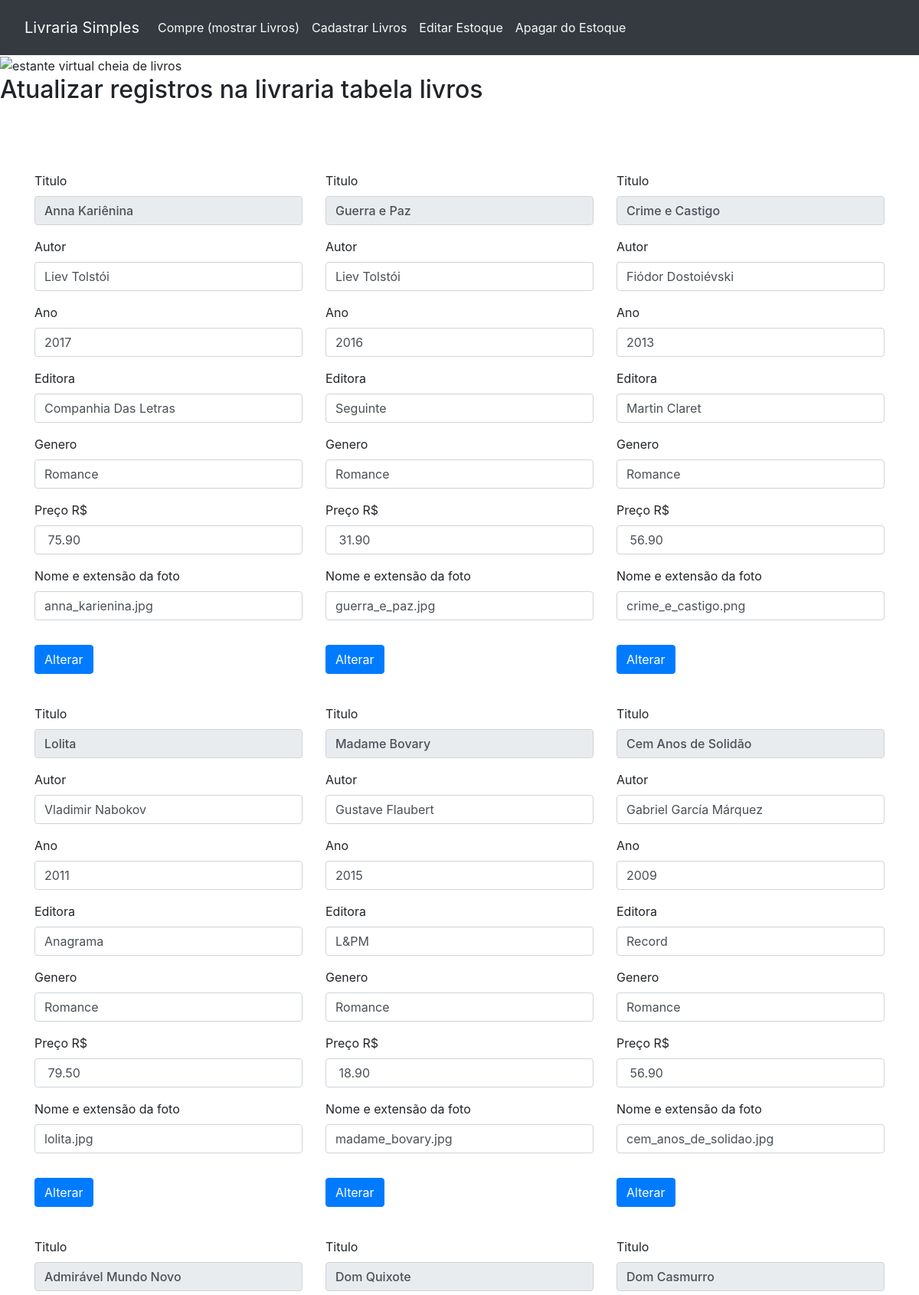
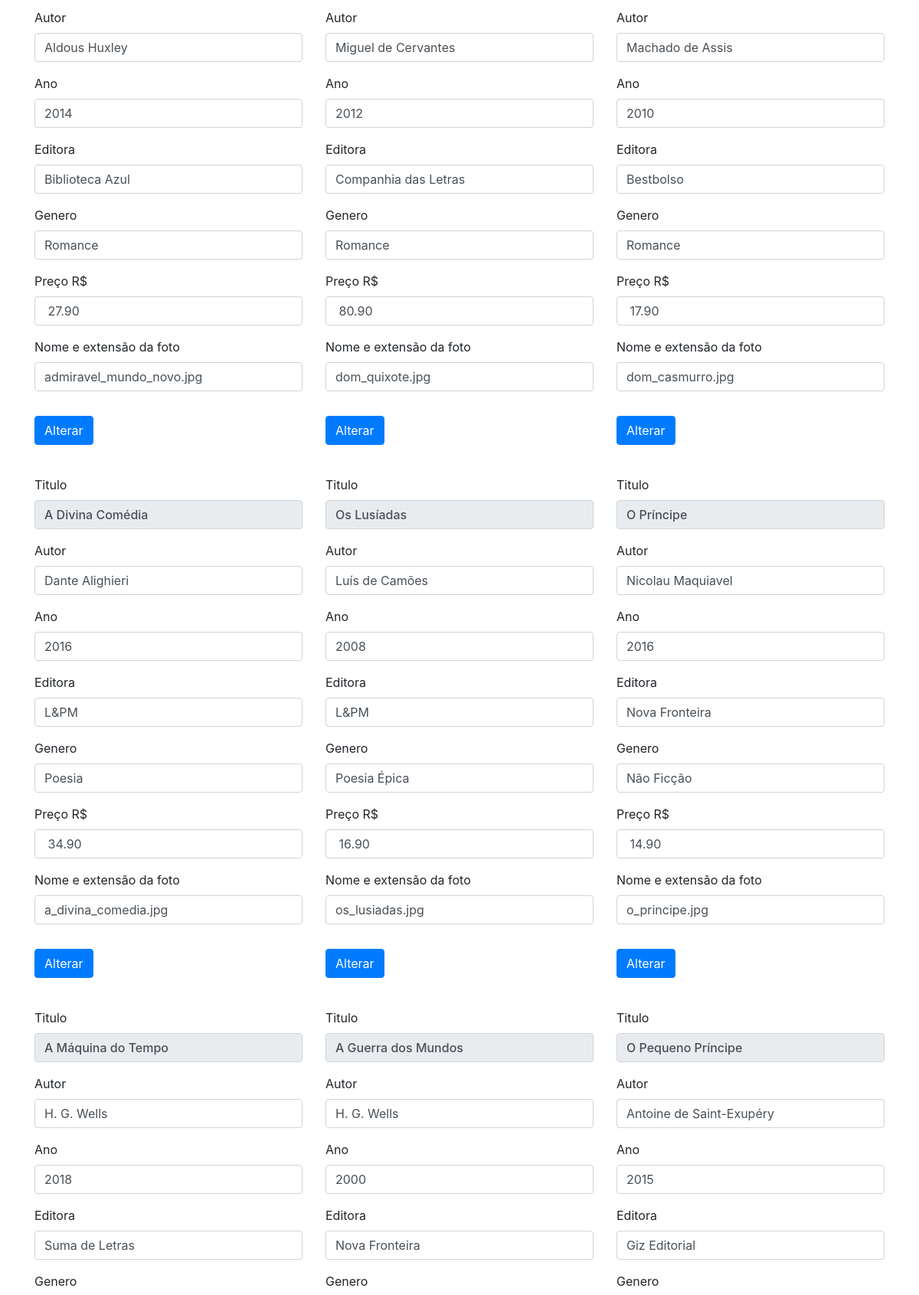
Page /editar-estoque.php (upper part) on the committed database (2 pictures, top to bottom).
### tables this page shows
CREATE TABLE `livros` (
  `id` int(10) NOT NULL,
  `titulo` varchar(255) NOT NULL,
  `autor` varchar(255) NOT NULL,
  `ano` int(4) NOT NULL,
  `editora` varchar(255) NOT NULL,
  `genero` varchar(255) NOT NULL,
  `preco` decimal(5,2) NOT NULL,
  `desconto` decimal(5,2) NOT NULL,
  `foto` varchar(255) NOT NULL,
  `descricao` varchar(2000) NOT NULL,
  `estoque` int(3) NOT NULL,
  `isbn` varchar(13) NOT NULL
);

### editar-estoque.php (the view, shortened to what this page needs)
<!doctype html>
<html>
	<head>
        <link rel="stylesheet" href="https://maxcdn.bootstrapcdn.com/bootstrap/4.1.3/css/bootstrap.min.css">
        <link rel="stylesheet" type="text/css" href="estilo.css">
	</head>
	<body>
                <header class="container_fluid">
                <nav class="navbar navbar-expand-lg navbar-light bg-dark">
                <nav class="navbar navbar-expand-lg navbar-light bg-dark">
                    <a class="navbar-brand text-light" href="gerenciador.php">Livraria Simples</a>
                        <div class="collapse navbar-collapse" id="navbarNav">
                                <ul class="navbar-nav">
                                <li class="nav-item active">
                                    <a class="nav-link text-light" href="select.php">Compre (mostrar Livros)</a>
                                </li>
                                <li class="nav-item">
                                    <a class="nav-link text-light" href="cadastro-de-registro.php">Cadastrar Livros</a>
                                </li>
                                <li class="nav-item">
                                    <a class="nav-link text-light" href="editar-estoque.php">Editar Estoque</a>
                                </li>
                                <li class="nav-item">
                                    <a class="nav-link text-light" href="apagar-estoque.php">Apagar do Estoque</a>
                                </li>
                                </ul>
                        </div>
                </nav>
            </header>
    <div class="container-fluid">
        <img src="imagens/tema-livraria-2600.jpg" alt="estante virtual cheia de livros" class="ml-0">
    </div>
    <div><h2>Atualizar registros na livraria tabela livros</h2></div>
        <div class="container mt-5">
        <div class="row">
                    <?php
                    require_once 'conexao.php';
                    $sql = "SELECT id, titulo, autor, ano, editora, genero, preco, foto FROM livros";
                    $result = mysqli_query($conn, $sql);
                    if (mysqli_num_rows($result) > 0) {
                        while($row = mysqli_fetch_assoc($result)) {
                    ?>
                        <div class="col-md-4 mt-4 align-self-xl-stretch p-7">
                                    <form method="post" action="update.php">
                                            <div class="form-group">
                                                <span >
                                                    <label for="titulo"> Titulo </label>
                                                </span>
                                                <br />
                                                <span>
                                                    <input type="text" class="form-control h2" value="<?php echo $row['titulo']; ?>" disabled />
                                                </span>
                                            </div>
                                            <div class="form-group">
                                                <span>
                                                    <label for="autor"> Autor</label>
                                                <span>
                                                <br />
                                                <span>
                                                    <input type="text" name="autor" class="form-control" value="<?php echo $row['autor']; ?>"/>
                                                </span>
                                            </div>
                                            <div class="form-group">
                                                <span>
                                                    <label for="ano"> Ano</label>
                                                <span>
                                                <br />
                                                <span>
                                                    <input type="text" name="ano" class="form-control" value="<?php echo $row['ano']; ?>"/>
                                                </span>
                                            </div>
                                             <div class="form-group">
                                                <span>
                                                    <label for="editora"> Editora</label>
                                                <span>
                                                <br />
                                                <span>
                                                    <input type="text" name="editora" class="form-control" value="<?php echo $row['editora']; ?>"/>
                                                </span>
                                            </div>
                                            <div class="form-group">
                                                <span>
                                                    <label for="genero"> Genero</label>
                                                <span>
                                                <br />
                                                <span>
                                                    <input type="text" name="genero" class="form-control" value="<?php echo $row['genero']; ?>"/>
                                                </span>
                                            </div>
                                            <div class="form-group">
                                                <span>
                                                    <label for="preco"> Preço R$</label>
                                                <span>
                                                <span>
                                                    <input type="text" name="preco" class="form-control" value=" <?php echo $row['preco'] ?> "/>
                                                </span>
                                            </div>
                                            <div class="form-group">
                                                <span>
                                                    <label for="foto"> Nome e extensão da foto</label>
                                                <span>
                                                <br />
                                                <span>
                                                    <input type="text" name="foto" class="form-control" value="<?php echo $row['foto']; ?>"/>
                                                </span>
                                            </div>
                                            <div>
                                               <input type="submit" name="btnEnviar" value="Alterar" class="btn btn-primary mt-3" />
                                            </div>
                                    </form>
                           </div>
              <?php
                            }
                    }
                else {
                    echo "0 resultado";
                    }
            ?>
                                                                </div>
		</div>
</body>
</html>

### estilo.css (style rules this page uses)
.container-fluid { width: 100%; padding-right: 0px; padding-left: 0px; margin-right: auto; margin-left: auto; }

### rows in the picture
livros: titulo "Anna Kariênina", autor "Liev Tolstói", ano "2017", editora "Companhia Das Letras", genero "Romance", preco "75.90", foto "anna_karienina.jpg"
livros: titulo "Guerra e Paz", autor "Liev Tolstói", ano "2016", editora "Seguinte", genero "Romance", preco "31.90", foto "guerra_e_paz.jpg"
livros: titulo "Crime e Castigo", autor "Fiódor Dostoiévski", ano "2013", editora "Martin Claret", genero "Romance", preco "56.90", foto "crime_e_castigo.png"
livros: titulo "Lolita", autor "Vladimir Nabokov", ano "2011", editora "Anagrama", genero "Romance", preco "79.50", foto "lolita.jpg"
livros: titulo "Madame Bovary", autor "Gustave Flaubert", ano "2015", editora "L&PM", genero "Romance", preco "18.90", foto "madame_bovary.jpg"
livros: titulo "Cem Anos de Solidão", autor "Gabriel García Márquez", ano "2009", editora "Record", genero "Romance", preco "56.90", foto "cem_anos_de_solidao.jpg"
livros: titulo "Admirável Mundo Novo", autor "Aldous Huxley", ano "2014", editora "Biblioteca Azul", genero "Romance", preco "27.90", foto "admiravel_mundo_novo.jpg"
livros: titulo "Dom Quixote", autor "Miguel de Cervantes", ano "2012", editora "Companhia das Letras", genero "Romance", preco "80.90", foto "dom_quixote.jpg"
livros: titulo "Dom Casmurro", autor "Machado de Assis", ano "2010", editora "Bestbolso", genero "Romance", preco "17.90", foto "dom_casmurro.jpg"
livros: titulo "A Divina Comédia", autor "Dante Alighieri", ano "2016", editora "L&PM", genero "Poesia", preco "34.90", foto "a_divina_comedia.jpg"
livros: titulo "Os Lusíadas", autor "Luís de Camões", ano "2008", editora "L&PM", genero "Poesia Épica", preco "16.90", foto "os_lusiadas.jpg"
livros: titulo "O Príncipe", autor "Nicolau Maquiavel", ano "2016", editora "Nova Fronteira", genero "Não Ficção", preco "14.90", foto "o_principe.jpg"
livros: titulo "A Máquina do Tempo", autor "H. G. Wells", ano "2018", editora "Suma de Letras"
livros: titulo "A Guerra dos Mundos", autor "H. G. Wells", ano "2000", editora "Nova Fronteira"
livros: titulo "O Pequeno Príncipe", autor "Antoine de Saint-Exupéry", ano "2015", editora "Giz Editorial"
